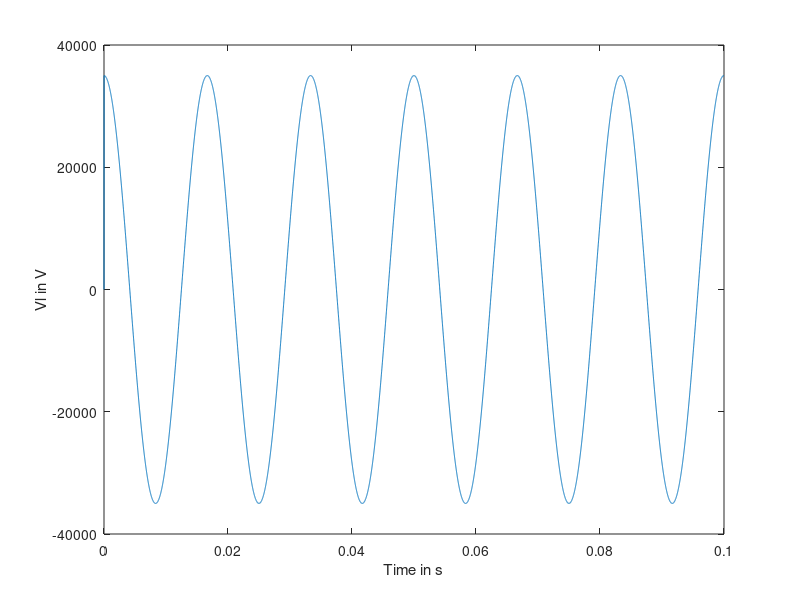
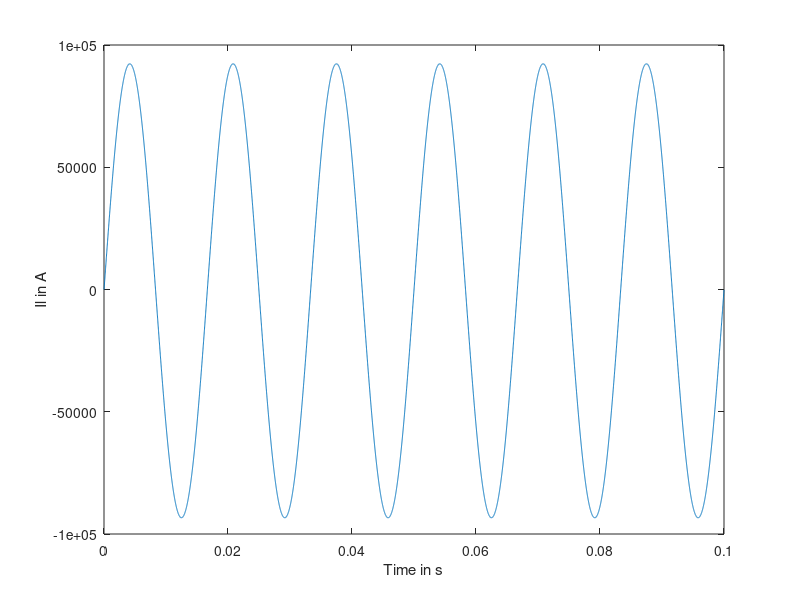
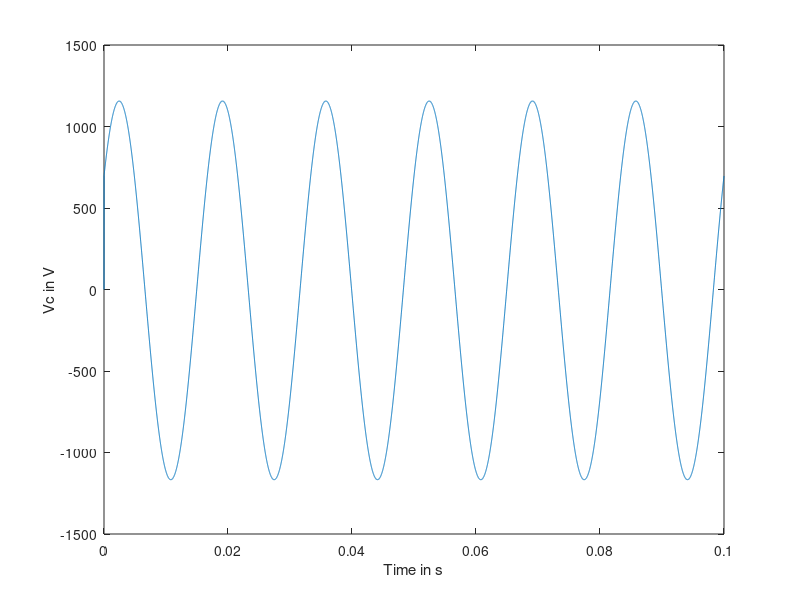
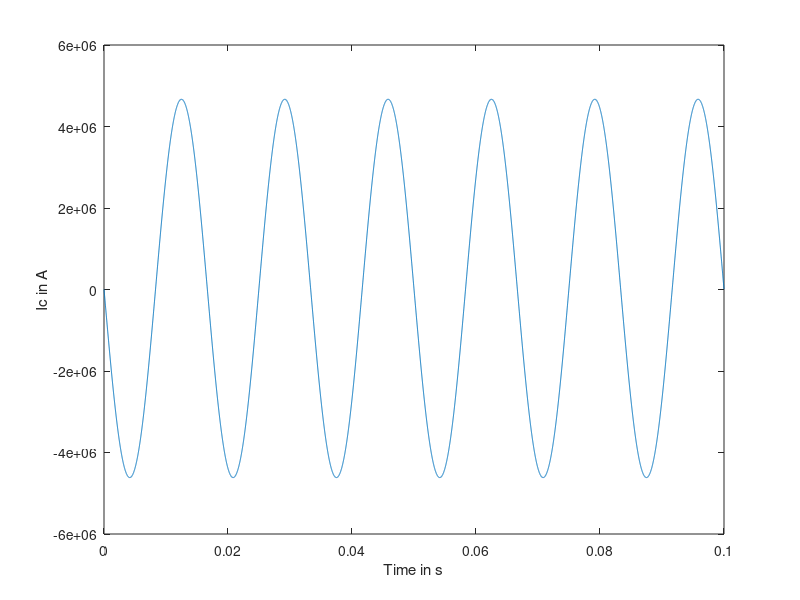

The MATLAB script that drew these images, in order:
%% 

close all
clear all



% Part A 

% transformer parameters
a = 50; % turns ratio

num_nodes = 3; % number of nodes
num_R = 2;
num_L = 1;
num_C = 0;
num_T = 1;
num_Vs = 1;
num_Is = 0; 
freq = 60;
pi = 3.141592653;

% resistor parameters
G = [1 1e-6];
G_node1 = [1 2];
G_node2 = [3 4];

% resistor parameters
L = [1];
L_node1 = [2];
L_node2 = [4];

% transformer parameters
Tr = 0.001;
T_node1 = 1;
T_node2 = 2;

% voltage source parameters 
V_mag = 35e3;
V_phase = 0;
V_node1 = 3;
V_node2 = 4;

% current source paramters
I_mag = [];
I_phase = [];
I_node1 =[];
I_node2 =[];

% create the admittance matrix 
Yorg = zeros(num_nodes + 1, num_nodes +1);
Ytemp = 0;

% add resitances to the matrix

for i = 1:num_R
    Ytemp = G(i);
    Yorg(G_node1(i), G_node1(i)) = Yorg(G_node1(i), G_node1(i)) + Ytemp;
    Yorg(G_node1(i), G_node2(i)) = Yorg(G_node1(i), G_node2(i)) - Ytemp;
    Yorg(G_node2(i), G_node1(i)) = Yorg(G_node2(i), G_node1(i)) - Ytemp;
    Yorg(G_node2(i), G_node2(i)) = Yorg(G_node2(i), G_node2(i)) + Ytemp;
end

% Add inductances to the matrix
for i = 1:num_L
    Ytemp = 1 / (j * 2 * pi * freq * L(i));
    Yorg(L_node1(i), L_node1(i)) = Yorg(L_node1(i), L_node1(i)) + Ytemp;
    Yorg(L_node1(i), L_node2(i)) = Yorg(L_node1(i), L_node2(i)) - Ytemp;
    Yorg(L_node2(i), L_node1(i)) = Yorg(L_node2(i), L_node1(i)) - Ytemp;
    Yorg(L_node2(i), L_node2(i)) = Yorg(L_node2(i), L_node2(i)) + Ytemp;
end

% add transformers to the matrix

for i = 1:num_T
    Ytemp = 1 / (1j * 2 * pi * freq * Tr(i));
    Yorg(T_node1(i), T_node1(i)) = Yorg(T_node1(i), T_node1(i)) + Ytemp;
    Yorg(T_node1(i), T_node2(i)) = Yorg(T_node1(i), T_node2(i)) - a*Ytemp;
    Yorg(T_node2(i), T_node1(i)) = Yorg(T_node2(i), T_node1(i)) - a*Ytemp;
    Yorg(T_node2(i), T_node2(i)) = Yorg(T_node2(i), T_node2(i)) + (a^2)*Ytemp;
end

% add the voltage sources
Ve = zeros(num_Vs + 1, 1);

for i = 1:num_Vs
    if (V_node1(i) == num_nodes + 1) % if its ground node 
        V_node1(i) = V_node2(i); % use the other node
        V_node2(i) = num_nodes + 1; % set the other node as ground
    end 

    Ve(i) = V_mag(i) * exp(1j * V_phase(i));
%    Ve_nodes(i) = V_node1(i);

end

% add the current sources

I = zeros(num_nodes + 1, 1);
for i = 1:num_Is
    I(I_node1(i)) = I_mag(i) * exp(1j * I_phase);
    I(I_node2(i)) = -I(I_node1(i));
end   

Vd_nodes = [1, 2];
Ve_nodes = [3, 4];

Ydd = Yorg(Vd_nodes, Vd_nodes);
Id = I(Vd_nodes);
Yde = Yorg(Vd_nodes, Ve_nodes);

I = Id - Yde * Ve;
Vd = Ydd \ I;

% calculate branch currents

V1 = Vd(1);
V2 = Vd(2);
Itr = 0;

% results

V1 = real(V1);
V2 = real(V2);

%% Part B 

% initialisation
Ts = 1e-5; % timestep
T = 0:Ts:0.1; % duration
tickmax = length(T); 

% store state variables in the circuit VHV, IHV, VLV, ILV
num_state_vars = 4; 

% store voltages on each dependent node
state_vars = zeros(tickmax, num_state_vars);
voltages = zeros(tickmax, num_nodes + 1);

% fill in the state varibales and voltages
%state_vars(1,:) = [V1 0 V2 0]; % [VLV IHV VLV ILV]
%voltages(1,:) = [V1 V2 35e3 0]; % [V1 V2 230e3 0]

state_vars(1,:) = [0 0 0 0];
voltages(1,:) = [0 0 0 0];

% create the admittance matrix 
Yorg = zeros(num_nodes + 1, num_nodes +1);
Ytemp = 0;

% add resitances to the matrix

for i = 1:num_R
    Ytemp = G(i);
    Yorg(G_node1(i), G_node1(i)) = Yorg(G_node1(i), G_node1(i)) + Ytemp;
    Yorg(G_node1(i), G_node2(i)) = Yorg(G_node1(i), G_node2(i)) - Ytemp;
    Yorg(G_node2(i), G_node1(i)) = Yorg(G_node2(i), G_node1(i)) - Ytemp;
    Yorg(G_node2(i), G_node2(i)) = Yorg(G_node2(i), G_node2(i)) + Ytemp;
end

% add transformers to the matrix

for i = 1:num_T
    Ytemp = Ts*0.5/Tr(i);
    Yorg(T_node1(i), T_node1(i)) = Yorg(T_node1(i), T_node1(i)) + Ytemp;
    Yorg(T_node1(i), T_node2(i)) = Yorg(T_node1(i), T_node2(i)) - a*Ytemp;
    Yorg(T_node2(i), T_node1(i)) = Yorg(T_node2(i), T_node1(i)) - a*Ytemp;
    Yorg(T_node2(i), T_node2(i)) = Yorg(T_node2(i), T_node2(i)) + (a^2)*Ytemp;
end

% Add inductances to the matrix
for i = 1:num_L
    Ytemp = Ts * 0.5 / L(i);
    Yorg(L_node1(i), L_node1(i)) = Yorg(L_node1(i), L_node1(i)) + Ytemp;
    Yorg(L_node1(i), L_node2(i)) = Yorg(L_node1(i), L_node2(i)) - Ytemp;
    Yorg(L_node2(i), L_node1(i)) = Yorg(L_node2(i), L_node1(i)) - Ytemp;
    Yorg(L_node2(i), L_node2(i)) = Yorg(L_node2(i), L_node2(i)) + Ytemp;
end

% start the loop

for k = 2:tickmax
    % update voltage source
    Ve = zeros(num_Vs + 1, 1);
    Ve(1) = V_mag * cos(2 * pi * freq * k * Ts + V_phase);

    % update current source 
    I = zeros(num_nodes + 1, 1);
    
    % update equivalent current source related to the transformer
    Ytemp = Ts * (0.5 / Tr(i));
    Itemp = Ytemp *(state_vars(k-1, 1) - a*(state_vars(k-1, 3)) + state_vars(k-1, 2));
    I(1) = I(1) - Itemp;
    I(2) = I(2) + a*Itemp;
    %I(4) = I(4) + Itemp - a*Itemp;

    % eliminate the excitation nodes
    
    Ydd = Yorg(Vd_nodes, Vd_nodes);
    Id = I(Vd_nodes);
    Yde = Yorg(Vd_nodes, Ve_nodes);

    I = Id - Yde * Ve;

    % dependent node voltage
    Vd = Ydd \ I;

    % second node voltages
    for i = 1:length(Vd_nodes)
        voltages(k, Vd_nodes(i)) = Vd(i);
    end
    
    % add in the excitation and ground voltages again
    voltages(k, 3) = Ve(1); % excitation voltage from source 
    voltages(k, 4) = 0; % ground voltage 

    % calculate state varibales
    
    % transformers
    for i = 1:num_T
        ItempHV = (0.5 * Ts/Tr(i)) * state_vars(k-1, 1) + state_vars(k-1, 2);

        % VHV
        state_vars(k, 1) = voltages(k, 1);
        % VLV
        state_vars(k, 3) = voltages(k, 2);

        % IHV
        state_vars(k, 2) = (0.5 * Ts/Tr(i)) * state_vars(k, 1) + ItempHV;
        % ILV
        state_vars(k, 4) = -a*state_vars(k, 2);

    end

end

figure;
plot(T,state_vars(:,1))
xlabel('Time in s') 
ylabel('Vl in V') 
figure;
plot(T,state_vars(:,2))
xlabel('Time in s') 
ylabel('Il in A') 
figure;
plot(T,state_vars(:,3))
xlabel('Time in s') 
ylabel('Vc in V') 
figure;
plot(T,state_vars(:,4))
xlabel('Time in s') 
ylabel('Ic in A') 

function [Y] = add_to_matrix(Y, value_array, node_array1, node_array2, a)
    temp = 0;
    for i = 1:length(value_array)
        temp = value_array(i);
        Y(node_array1(i), node_array1(i)) = Y(node_array1(i), node_array1(i)) + temp;
        Y(node_array1(i), node_array2(i)) = Y(node_array1(i), node_array2(i)) - a*temp;
        Y(node_array2(i), node_array1(i)) = Y(node_array2(i), node_array1(i)) - a*temp;
        Y(node_array2(i), node_array2(i)) = Y(node_array2(i), node_array2(i)) + (a^2)*temp;
    end
end